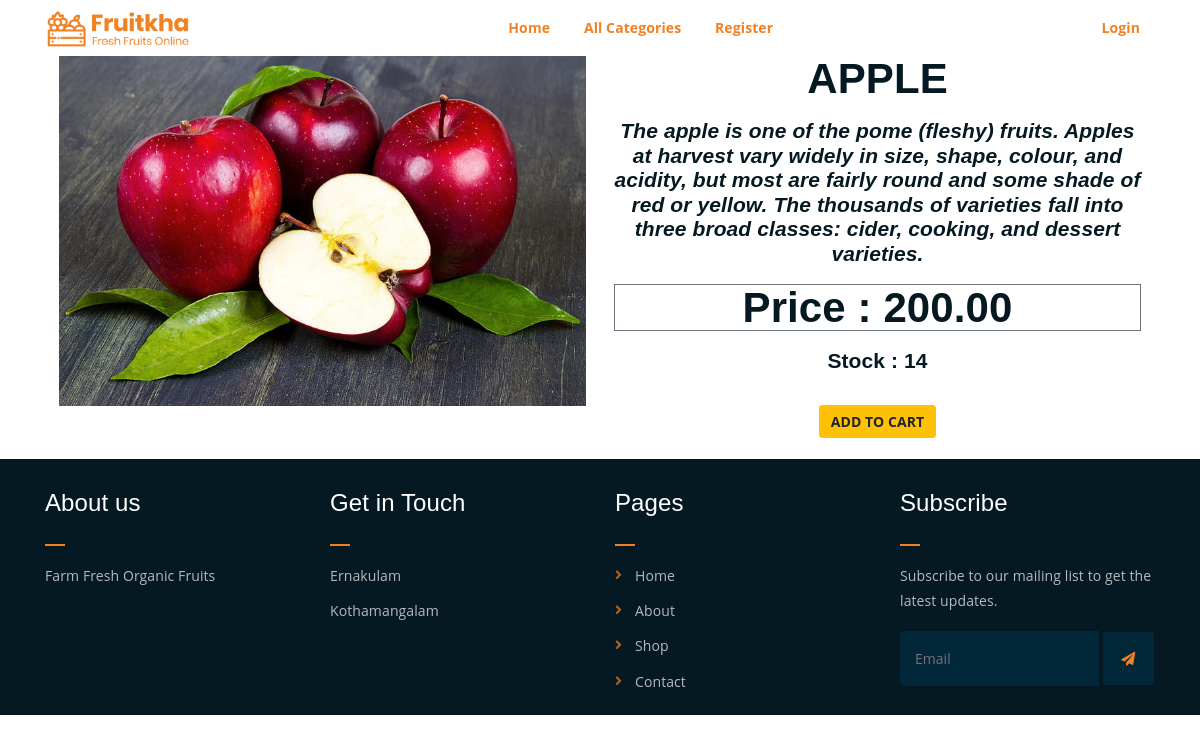
The page /details/1 on the database its author committed.
### shop/models.py (models this page shows, shortened)
class Product(models.Model):
    name=models.CharField(max_length=20)
    desc=models.TextField()
    image=models.ImageField(upload_to="products")
    price=models.DecimalField(max_digits=10,decimal_places=2)
    stock=models.IntegerField()
    available=models.BooleanField(default=True)
    created=models.DateTimeField(auto_now_add=True)# one time
    updated=models.DateTimeField(auto_now=True)# change every time we update record
    category=models.ForeignKey(Category,on_delete=models.CASCADE)

### shop/views.py (the view)
# urls.py: path('details/<int:p>',views.details,name='details'),
def details(request,p):
    pro=Product.objects.get(id=p)
    context={'product':pro}
    return render(request,'details.html',context)

### cart/context_processors.py (called while the page is built, shortened)
def count_items(request):
    u=request.user
    count=0
    return{'count':count}

### shop/context_processors.py (called while the page is built)
def menu_links(request):
    c=Category.objects.all()
    return {'links':c}

### template/details.html
<!DOCTYPE html>
{% extends 'base.html' %}
{% load static %}
{% block content %}
<div class="mx-auto ">
 <div class="about-box-main">
        <div class="container  ">
            <div class="row rounded mx-auto ">
				<div class="col-lg-6 p-3 mt-5">
                    <div class="banner-frame "> <img class=" " src="{{product.image.url}}" alt=""  height="350px" width="100%"/>
                    </div>
                </div>
                <div class="col-lg-6 p-3 mt-5 text-center">
                    <h2 class="noo-sh-title-top "><b><span style="text-transform:uppercase;">{{product.name}}</span></b></h2>
                      <h4><i>{{product.desc}}</i></h4>
                <h2 class="border border-secondary">Price : {{product.price}}</h2>
                    <h4>Stock : {{product.stock}}</h4>
                    {% if user.is_superuser == True %}
                        {% if product.stock > 0 %}
                        <h3>Product In Stock</h3>
                        <a href="{% url 'shop:addstock' product.id %}" class="btn bg-warning text-dark hvr-hover fw-bold mt-3 mb-2 text-center">ADD STOCK</a>
                        {% else %}
                        <h3>Product Out Of Stock</h3>
                        <a href="{% url 'shop:addstock' product.id %}" class="btn bg-warning text-dark hvr-hover fw-bold mt-3 mb-2 text-center">ADD STOCK</a>
                        {% endif %}
                    {% else %}
                        {% if product.stock > 0 %}
                        <a class="btn bg-warning hvr-hover fw-bold mt-3 mb-2 text-center" href="{% url 'cart:addtocart' product.id %}">ADD TO CART</a>
                        {% else %}
                    <h5>OUT OF STOCK</h5>
                        {% endif %}
                    {% endif %}
                </div>
            </div></div></div>
{% endblock %}

### static/assets/css/main.css (style rules this page uses)
html { font-size: 14px; font-weight: 400; line-height: 28px; height: 100%; }
body { font-family: "Open Sans", sans-serif; font-weight: 400; font-size: 1rem; letter-spacing: 0.1px; line-height: 1.8; color: #051922; overflow-x: hidden; }
body img { max-width: 100%; }
a { cursor: pointer; text-decoration: none; -webkit-transition: all 0.2s ease-in-out; -o-transition: all 0.2s ease-in-out; transition: all 0.2s ease-in-out; }
h1, .h1, h2, .h2, h3, .h3, h4, .h4, h5, .h5, h6, .h6 { font-family: "Poppins", sans-serif; font-weight: 700; margin: 0 0 1.25rem 0; color: #051922; }
h2, .h2 { font-size: 3rem; font-weight: 700; line-height: 3.25rem; }
h4, .h4 { font-size: 1.5rem; font-weight: 700; line-height: 1.75rem; }
html, body { height: 100%; }

### rows shown on the page
Product: image (picture), name "APPLE", desc "The apple is one of the pome (fleshy) fruits. Apples at harvest vary widely in size, shape, colour, and acidity, but most are fairly round and some shade of red or yellow. The thousands of varieties fall into three broad classes: cider, cooking, and dessert varieties.", price "200.00", stock "14"
